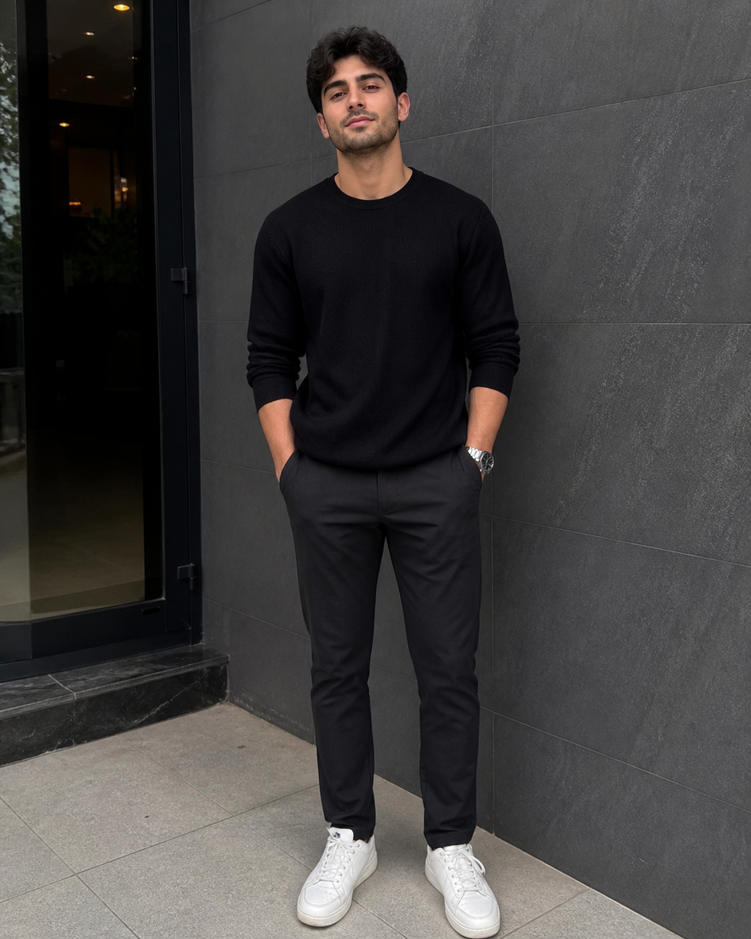
#> input picture mk.png, 751 x 939 px, shrunk from 1122 x 1402 before the run
$ jupyter execute Untitled.ipynb   (older library calls are emulated)
#> lines starting #> are read from the running program, lines starting #| are printed output that depends on the picture
# Ex. No: 05
## Exp-5- Record-Implementation of Filters

**Name :** Venkata Mohan N   **Reg. No :** 212224230298   **Slot No :** T2-K11

[cell 1]
# Smoothing Filters
# Using Averaging Filter

import cv2
import matplotlib.pyplot as plt
import numpy as np

[cell 2]
image1=cv2.imread("mk.png")
#> image1 is the input picture: shape (939, 751, 3); mean B, G, R 62.8, 63.6, 65.8
image2=cv2.cvtColor(image1,cv2.COLOR_BGR2RGB)

[cell 3]
kernel=np.ones((11,11),np.float32)/169
image3=cv2.filter2D(image2,-1,kernel)
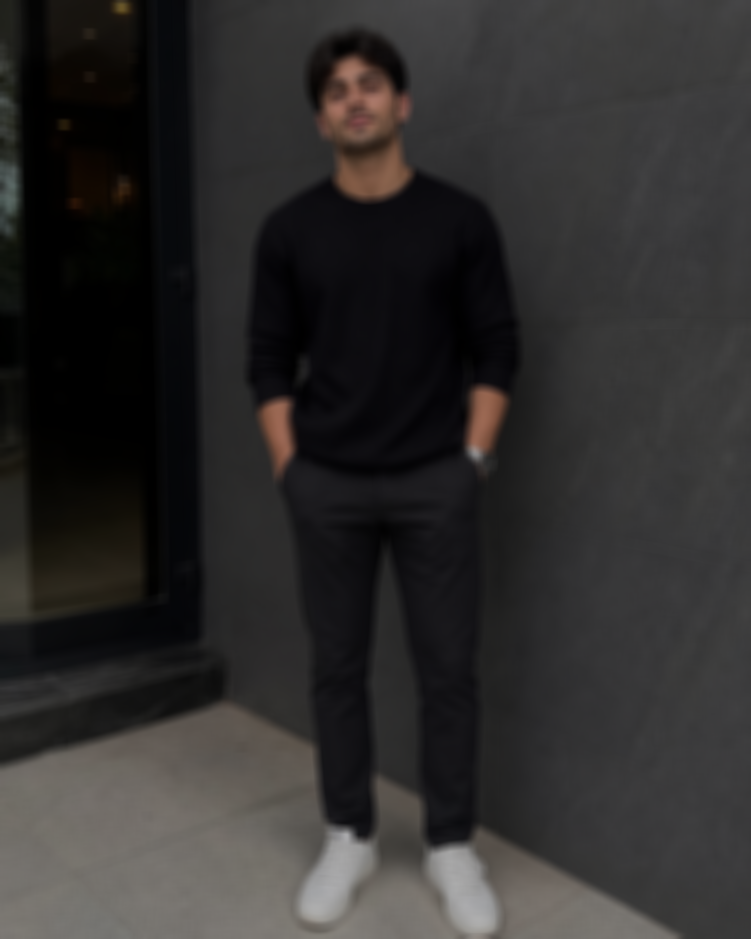
#> image3: shape (939, 751, 3); mean R, G, B 47.1, 45.5, 44.9

[cell 4]
plt.figure(figsize=(9,9))
plt.subplot(1,2,1)
plt.imshow(image2)
plt.title("Original Image")
plt.axis("off")

[cell 5]
plt.subplot(1,2,2)
plt.imshow(image3)
plt.title("Average Filter Image")
plt.axis("off")
plt.show()

[cell 6]
#ii) Using Weighted Averaging Filter

kernel1=np.array([[1,2,1],[2,4,2],[1,2,1]])/16
image2=cv2.cvtColor(image1,cv2.COLOR_BGR2RGB)
image3=cv2.filter2D(image2,-1,kernel1)

[cell 7]
plt.subplot(1,2,1)
plt.imshow(image2)
plt.title("Original Image")
plt.axis("off")

[cell 8]
plt.subplot(1,2,2)
plt.imshow(image3)
plt.title("Weighted Average Filter Image")
plt.axis("off")
plt.show()

[cell 9]
# iii) Using Gaussian Filter

gaussian_blur=cv2.GaussianBlur(image2,(33,33),0,0)
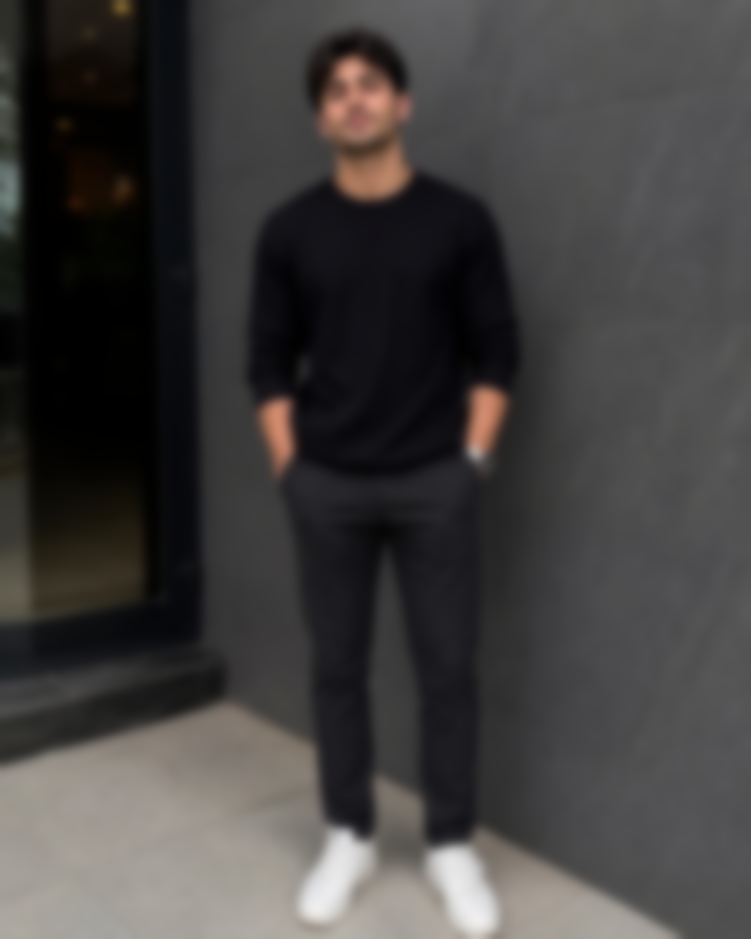
#> gaussian_blur: shape (939, 751, 3); mean R, G, B 65.8, 63.6, 62.8
plt.subplot(1,2,1)
plt.imshow(image2)
plt.title("Original Image")
plt.axis("off")
plt.subplot(1,2,2)
plt.imshow(gaussian_blur)
plt.title("Gaussian Blur")
plt.axis("off")
plt.show()
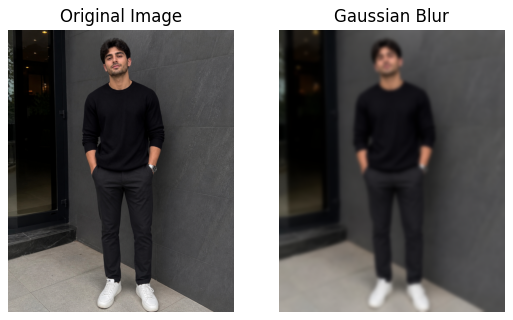
#> figure drawn by matplotlib, 2 panels

[cell 10]
# iv)Using Median Filter

median=cv2.medianBlur(image2,13)
plt.figure(figsize=(9,9))
plt.subplot(1,2,1)
plt.imshow(image2)
plt.title("Original Image")
plt.axis("off")
plt.subplot(1,2,2)
plt.imshow(median)
plt.title("Median Blur")
plt.axis("off")
plt.show()
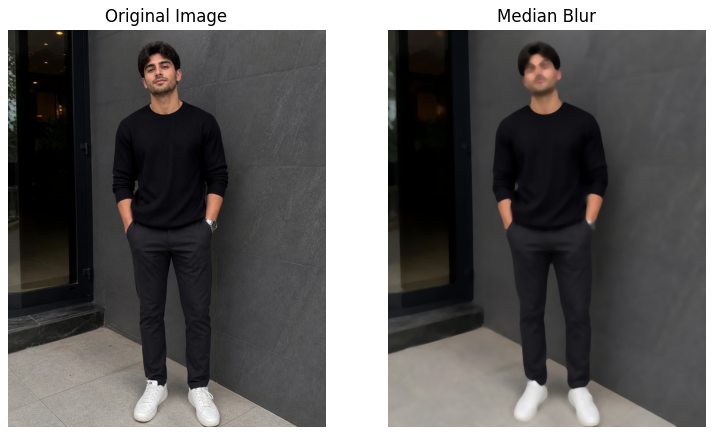
#> figure drawn by matplotlib, 2 panels

[cell 11]
# 2. Sharpening Filters
# i) Using Laplacian Linear Kernal

kernel2=np.array([[-1,-1,-1],[2,-2,1],[2,1,-1]])
image3=cv2.filter2D(image2,-1,kernel2)
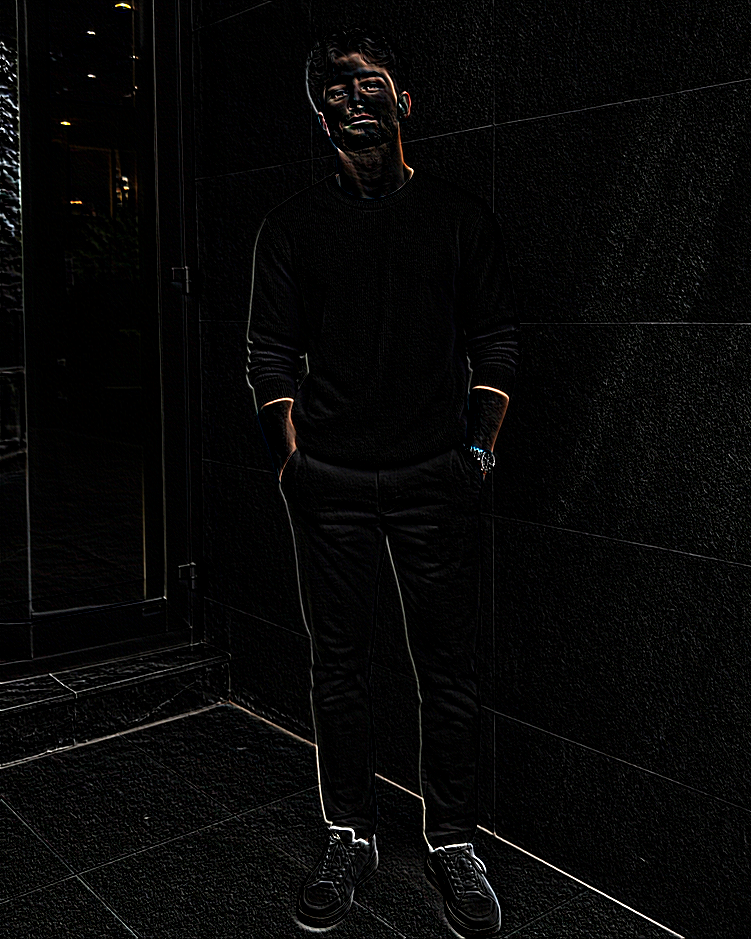
#> image3: shape (939, 751, 3); mean R, G, B 7.2, 7.1, 6.8
plt.subplot(1,2,1)
plt.imshow(image2)
plt.title("Original Image")
plt.axis("off")
plt.subplot(1,2,2)
plt.imshow(image3)
plt.title("Laplacian Kernel")
plt.axis("off")
plt.show()

[cell 12]
# ii) Using Laplacian Operator

laplacian=cv2.Laplacian(image2,cv2.CV_64F)
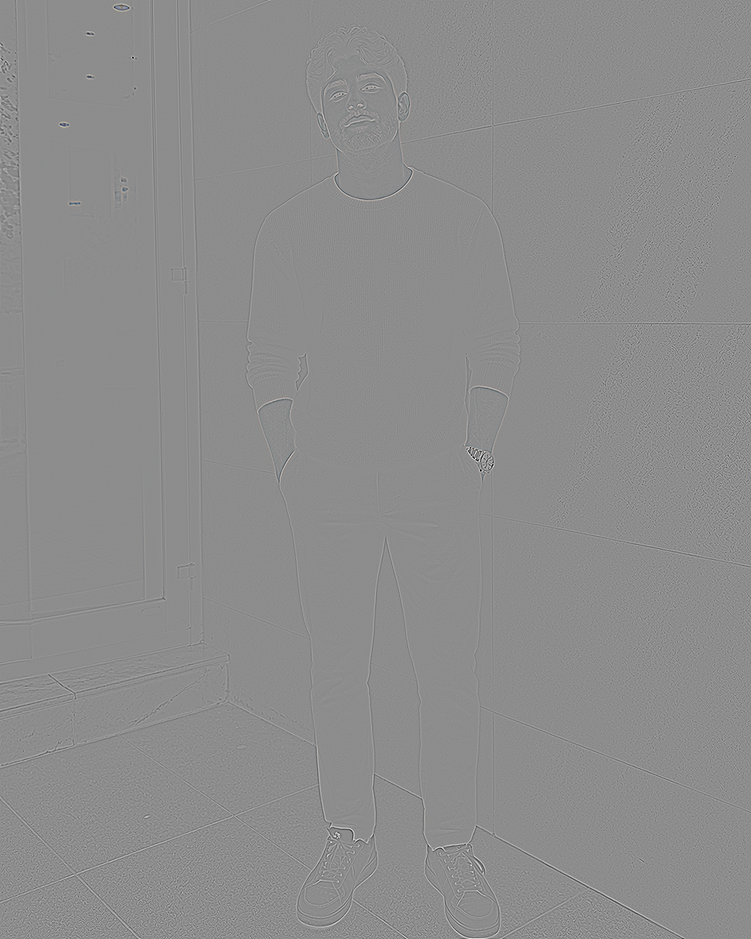
#> laplacian: shape (939, 751, 3) float64; mean R, G, B 0, 0, 0; drawn with min black and max white
plt.subplot(1,2,1)
plt.imshow(image2)
plt.title("Original Image")
plt.axis("off")
plt.subplot(1,2,2)
plt.imshow(laplacian)
plt.title("Laplacian Operator")
plt.axis("off")
plt.show()
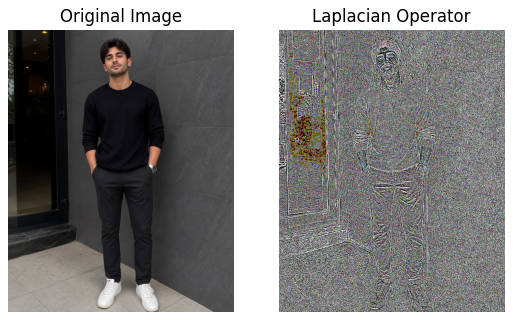
#> figure drawn by matplotlib, 2 panels
